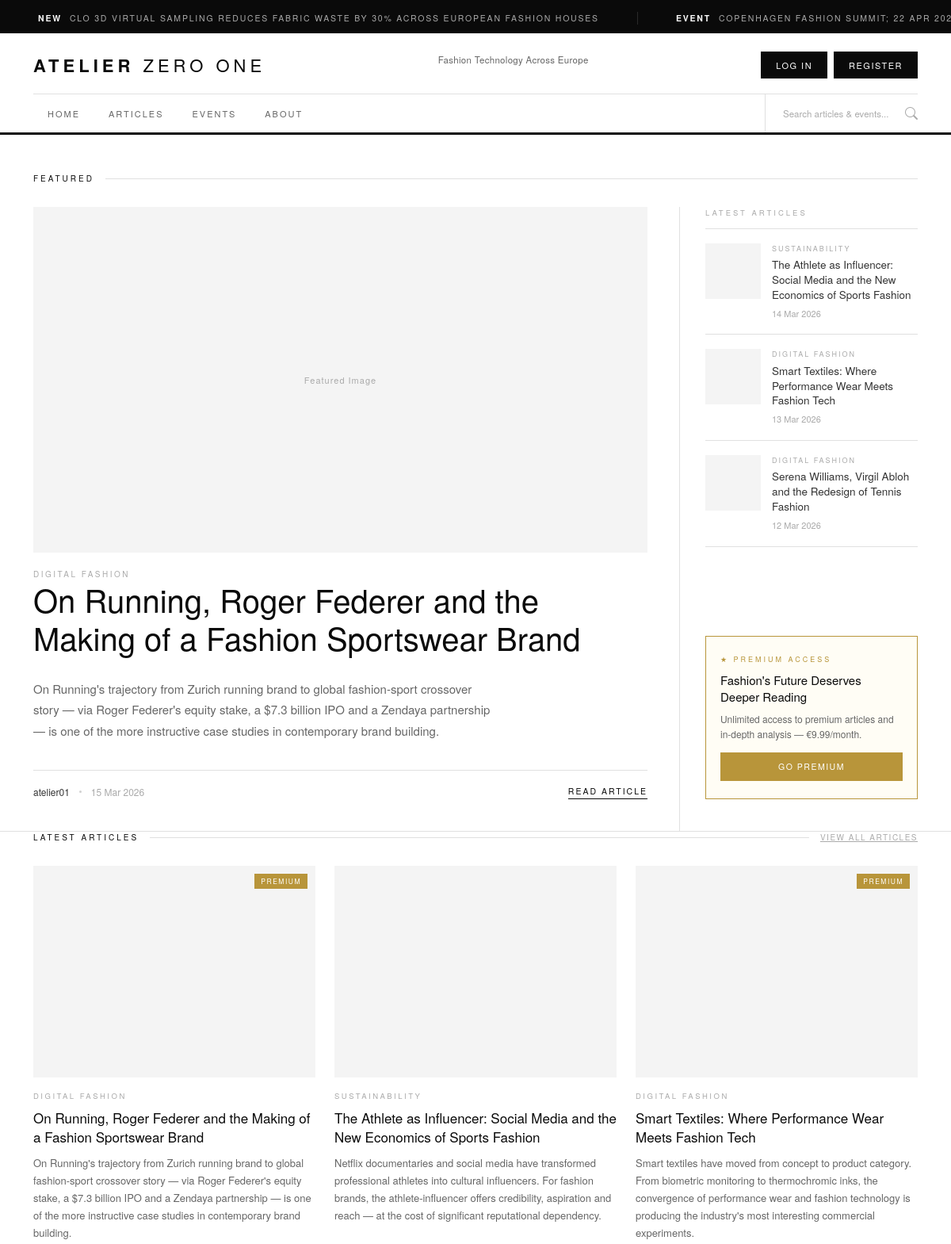
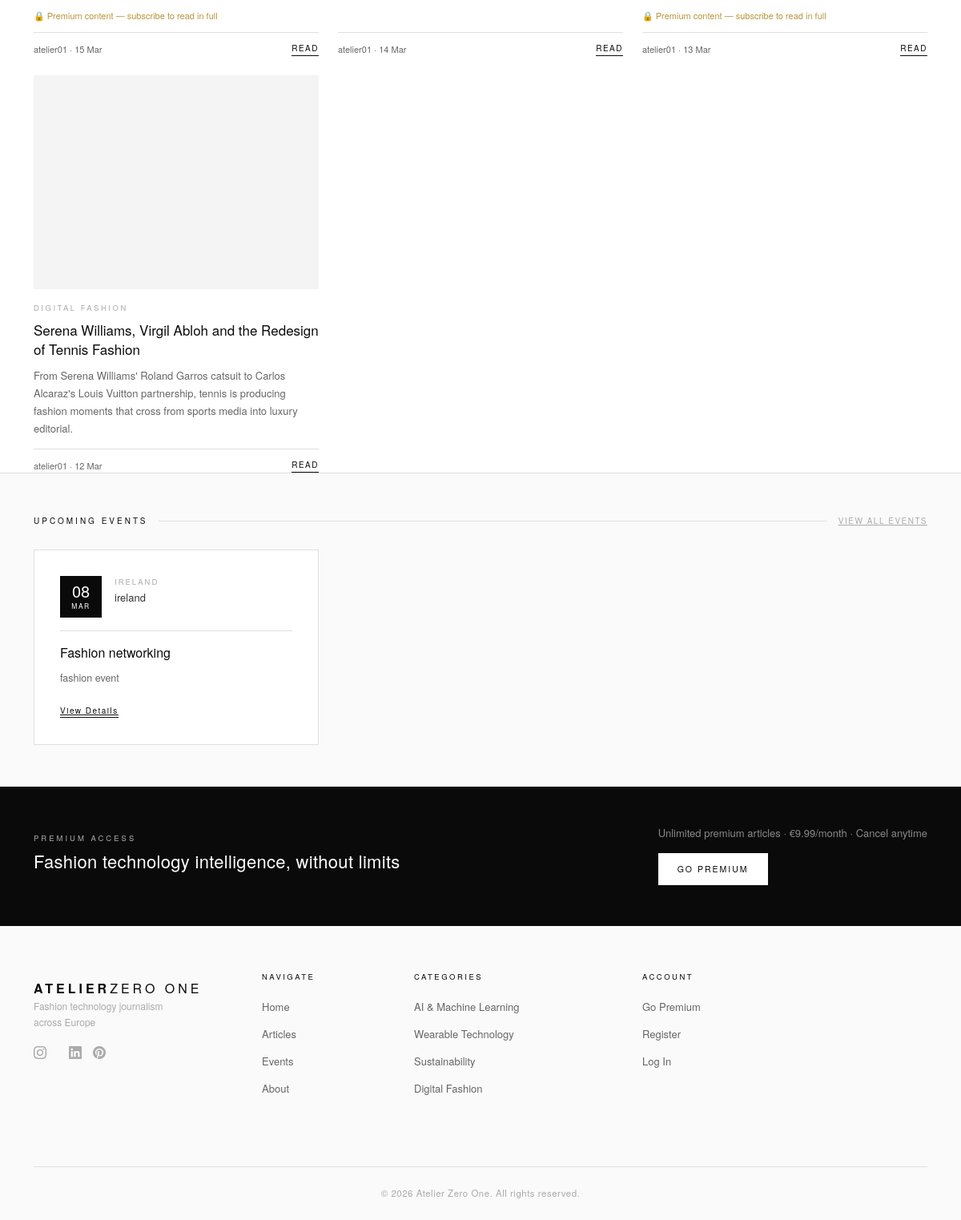
The page / on the database its author committed (2 pictures, top to bottom).
### articles/models.py (models this page shows, shortened)
class Article(models.Model):
    title = models.CharField(max_length=200)
    slug = models.SlugField(unique=True)
    author = models.ForeignKey(
        User, on_delete=models.SET_NULL,
        null=True, blank=True, related_name='articles'
    )
    category = models.ForeignKey(
        Category, on_delete=models.SET_NULL,
        null=True, blank=True, related_name='articles'
    )
    body = models.TextField()
    excerpt = models.TextField(max_length=300, blank=True)
    image = CloudinaryField('image', blank=True, null=True)
    is_premium = models.BooleanField(default=False)
    is_published = models.BooleanField(default=False)
    published_at = models.DateTimeField(null=True, blank=True)
    created_at = models.DateTimeField(auto_now_add=True)
    updated_at = models.DateTimeField(auto_now=True)
    class Meta:
        ordering = ['-published_at']

class Category(models.Model):
    name = models.CharField(max_length=100)
    slug = models.SlugField(unique=True)
    description = models.TextField(blank=True)
    class Meta:
        verbose_name_plural = 'Categories'
        ordering = ['name']
    def __str__(self):
        return self.name

### events/models.py (models this page shows, shortened)
class Event(models.Model):
    title = models.CharField(max_length=200)
    slug = models.SlugField(unique=True)
    description = models.TextField()
    event_date = models.DateTimeField()
    location = models.CharField(max_length=200)
    country = models.CharField(max_length=100)
    website_url = models.URLField(blank=True)
    image = CloudinaryField('image', blank=True, null=True)
    is_published = models.BooleanField(default=False)
    created_at = models.DateTimeField(auto_now_add=True)
    class Meta:
        ordering = ['event_date']

### home/views.py (the view)
# urls.py: path('', views.index, name="home"),
def index(request):
    featured_articles = Article.objects.filter(
        is_published='True').order_by('-created_at')[:4]
    upcoming_events = Event.objects.all().order_by('event_date')[:3]
    context = {
        'featured_articles': featured_articles,
        'upcoming_events': upcoming_events,
    }
    return render(request, 'home/index.html', context)

### home/templates/home/index.html (shortened to what this page needs)
{% extends 'base.html' %}
{% load static %}
{% block extra_css %}
<link rel="stylesheet" href="{% static 'css/home.css' %}">
{% endblock %}
{% block content %}
<section class="hero-section">
    <div class="container">
        <div class="section-label-row">
            <span class="section-label">Featured</span>
            <span class="section-rule"></span>
        </div>
        <div class="hero-grid">
            {% if featured_articles %}
            {% with article=featured_articles.0 %}
            <div class="hero-main">
                {% if article.image %}
                    <img src="{{ article.image.url }}" alt="{{ article.title }}" class="hero-img">
                {% else %}
                    <div class="hero-img">Featured Image</div>
                {% endif %}
                <div>
                    <div class="hero-kicker">{{ article.category }}</div>
                    <h1 class="hero-title">
                        <a href="{% url 'articles:article_detail' article.slug %}">{{ article.title }}</a>
                    </h1>
                </div>
                <p class="hero-excerpt">{{ article.excerpt }}</p>
                <div class="hero-footer">
                    <div class="hero-meta">
                        <span class="author">{{ article.author }}</span>
                        <span class="dot"></span>
                        <span>{{ article.created_at|date:"d M Y" }}</span>
                    </div>
                    <a href="{% url 'articles:article_detail' article.slug %}" class="read-link">Read Article</a>
                </div>
            </div>
            {% endwith %}
            {% endif %}
            <div class="hero-sidebar">
                <div class="sidebar-hd">Latest Articles</div>
                {% for article in featured_articles|slice:"1:4" %}
                <div class="sidebar-item">
                    {% if article.image %}
                        <img src="{{ article.image.url }}" alt="{{ article.title }}" class="sidebar-thumb">
                    {% else %}
                        <div class="sidebar-thumb"></div>
                    {% endif %}
                    <div class="sidebar-body">
                        <div class="sidebar-cat">{{ article.category }}</div>
                        <div class="sidebar-title">
                            <a href="{% url 'articles:article_detail' article.slug %}">{{ article.title }}</a>
                        </div>
                        <div class="sidebar-date">{{ article.created_at|date:"d M Y" }}</div>
                    </div>
                </div>
                {% endfor %}
                {% if not request.user.is_authenticated %}
                <div class="premium-box">
                    <div class="premium-box-label">★ Premium Access</div>
                    <div class="premium-box-title">Fashion's Future Deserves Deeper Reading</div>
                    <p class="premium-box-text">Unlimited access to premium articles and in-depth analysis — €9.99/month.</p>
                    <a href="{% url 'subscriptions:subscription_page' %}" class="btn-gold">Go Premium</a>
                </div>
                {% endif %}
            </div>
        </div>
    </div>
</section>
<section class="articles-section">
    <div class="container">
        <div class="section-label-row">
            <span class="section-label">Latest Articles</span>
            <span class="section-rule"></span>
            <a href="{% url 'articles:article_list' %}" class="section-more">View All Articles</a>
        </div>
        <div class="row g-4">
            {% for article in featured_articles %}
            <div class="col-md-6 col-lg-4">
                <article class="article-card">
                    <div class="card-img">
                        {% if article.is_premium %}<span class="premium-badge">Premium</span>{% endif %}
                    </div>
                    <div class="card-cat">{{ article.category }}</div>
                    <h2 class="card-title">{{ article.title }}</h2>
                    <p class="card-excerpt">{{ article.excerpt }}</p>
                    {% if article.is_premium %}
                    <div class="card-lock">🔒 Premium content — subscribe to read in full</div>
                    {% endif %}
                    <div class="card-footer-row">
                        <div class="card-meta"><span>{{ article.author }}</span> · {{ article.created_at|date:"d M" }}</div>
                        <a href="{% url 'articles:article_detail' article.slug %}" class="card-link">Read</a>
                    </div>
                </article>
            </div>
            {% empty %}
            <p>No articles yet.</p>
            {% endfor %}
        </div>
    </div>
</section>
<section class="events-section">
    <div class="container">
        <div class="section-label-row">
            <span class="section-label">Upcoming Events</span>
            <span class="section-rule"></span>
            <a href="{% url 'events:event_list' %}" class="section-more">View All Events</a>
        </div>
        <div class="row g-4">
            {% for event in upcoming_events %}
            <div class="col-md-6 col-lg-4">
                <div class="event-card">
                    <div class="event-date-block">
                        <div class="event-date-box">
                            <span class="event-day">{{ event.event_date|date:"d" }}</span>
                            <span class="event-month">{{ event.event_date|date:"M" }}</span>
                        </div>
                        <div class="event-location-info">
                            <div class="event-country">{{ event.country }}</div>
                            <div class="event-venue">{{ event.location }}</div>
                        </div>
                    </div>
                    <h3 class="event-title">{{ event.title }}</h3>
                    <p class="event-desc">{{ event.description|truncatewords:30 }}</p>
                    <div class="event-footer">
                        <a href="{% url 'events:event_detail' event.slug %}" class="event-link">View Details</a>
                    </div>
                </div>
            </div>
            {% empty %}
            <p>No upcoming events.</p>
            {% endfor %}
        </div>
    </div>
</section>
{% if not request.user.is_authenticated %}
<section class="newsletter-stripe">
    <div class="container newsletter-inner">
        <div class="newsletter-copy">
            <div class="newsletter-eyebrow">Premium Access</div>
            <h2 class="newsletter-headline">Fashion technology intelligence, without limits</h2>
        </div>
        <div>
            <p style="color:#888; font-size:13px; margin-bottom:16px;">Unlimited premium articles · €9.99/month · Cancel anytime</p>
            <a href="{% url 'subscriptions:subscription_page' %}" class="newsletter-submit">Go Premium</a>
        </div>
    </div>
</section>
{% endif %}
{% endblock %}

### static/css/base.css (style rules this page uses)
:root { --black: #0a0a0a; --white: #ffffff; --grey-50: #fafafa; --grey-100: #f4f4f4; --grey-200: #e8e8e8; --grey-300: #d0d0d0; --grey-400: #aaaaaa; --grey-600: #666666; --grey-800: #333333; --border: #e0e0e0; --gold: #b8953a; --gold-light: #fffdf5; }
body { display: flex; flex-direction: column; min-height: 100vh; font-family: 'Helvetica Neue', Helvetica, Arial, sans-serif; }
.section-label-row { display: flex; align-items: center; gap: 14px; margin-bottom: 28px; }
.section-label { font-size: 10px; letter-spacing: 3px; text-transform: uppercase; color: var(--black); font-weight: 500; white-space: nowrap; }
.section-rule { flex: 1; height: 1px; background: var(--border); }
.section-more { font-size: 10px; letter-spacing: 1.5px; text-transform: uppercase; color: var(--grey-400); white-space: nowrap; transition: color 0.2s; }
.article-card { display: flex; flex-direction: column; height: 100%; cursor: pointer; transition: transform 0.25s ease; }
.card-img { width: 100%; aspect-ratio: 4 / 3; background: var(--grey-100); margin-bottom: 16px; display: flex; align-items: center; justify-content: center; color: var(--grey-400); font-size: 10px; letter-spacing: 1px; position: relative; overflow: hidden; object-fit: cover; }
.premium-badge { position: absolute; top: 10px; right: 10px; font-size: 8.5px; letter-spacing: 1.5px; text-transform: uppercase; background: var(--gold); color: var(--white); padding: 3px 8px; }
.card-cat { font-size: 9.5px; letter-spacing: 2.5px; text-transform: uppercase; color: var(--grey-400); margin-bottom: 9px; }
.card-title { font-size: 17px; font-weight: 400; line-height: 1.4; color: var(--black); margin-bottom: 10px; transition: opacity 0.2s; }
.card-excerpt { font-size: 13px; color: var(--grey-600); line-height: 1.7; font-weight: 300; margin-bottom: 14px; flex: 1; }
.card-footer-row { display: flex; align-items: center; justify-content: space-between; padding-top: 12px; border-top: 1px solid var(--border); margin-top: auto; }
.card-meta { font-size: 11px; color: var(--grey-400); }
.card-meta span { color: var(--grey-600); }
.card-link { font-size: 10px; letter-spacing: 1.5px; text-transform: uppercase; color: var(--black); border-bottom: 1px solid var(--black); padding-bottom: 1px; transition: opacity 0.2s; text-decoration: none; }
.card-lock { font-size: 11px; color: var(--gold); margin-bottom: 12px; display: flex; align-items: center; gap: 5px; }
.events-section { padding: 52px 0; border-top: 1px solid var(--border); background: var(--grey-50); }
.event-card { background: var(--white); border: 1px solid var(--border); padding: 32px; display: flex; flex-direction: column; height: 100%; cursor: pointer; transition: transform 0.25s ease, box-shadow 0.25s ease; }
.event-date-block { display: flex; align-items: flex-start; gap: 16px; margin-bottom: 16px; padding-bottom: 16px; border-bottom: 1px solid var(--border); }
.event-date-box { background: var(--black); color: var(--white); width: 52px; height: 52px; display: flex; flex-direction: column; align-items: center; justify-content: center; flex-shrink: 0; }
.event-day { font-size: 20px; font-weight: 300; line-height: 1; }
.event-month { font-size: 8.5px; letter-spacing: 1.5px; text-transform: uppercase; margin-top: 2px; }
.event-location-info { flex: 1; }
.event-country { font-size: 9.5px; letter-spacing: 2px; text-transform: uppercase; color: var(--grey-400); margin-bottom: 3px; }
.event-venue { font-size: 13px; color: var(--grey-800); }
.event-title { font-size: 16px; font-weight: 400; line-height: 1.4; color: var(--black); margin-bottom: 10px; }
.event-desc { font-size: 12.5px; color: var(--grey-600); line-height: 1.65; font-weight: 300; flex: 1; margin-bottom: 16px; }
.event-link { font-size: 10px; letter-spacing: 1.5px; text-transform: uppercase; color: var(--black); border-bottom: 1px solid var(--black); padding-bottom: 1px; transition: opacity 0.2s; text-transform: none; }
.card-img { width: 100%; aspect-ratio: 4 / 3; background: var(--grey-100); margin-bottom: 16px; display: flex; align-items: center; justify-content: center; color: var(--grey-400); font-size: 10px; letter-spacing: 1px; position: relative; overflow: hidden; }
.card-title { font-size: 17px; font-weight: 400; line-height: 1.4; color: var(--black); margin-bottom: 10px; }
.card-meta { font-size: 11px; color: var(--grey-600); }

### rows shown on the page
Article: category "DIGITAL FASHION", title "On Running, Roger Federer and the Making of a Fashion Sportswear Brand", excerpt "On Running's trajectory from Zurich running brand to global fashion-sport crossover story — via Roger Federer's equity stake, a $7.3 billion IPO and a Zendaya partnership — is one of the more instructive case studies in contemporary brand building.", author "atelier01", created_at "15 Mar 2026", is_premium "PREMIUM", shows "🔒 Premium content — subscribe to read in full", created_at "15 Mar"
Article: category "SUSTAINABILITY", title "The Athlete as Influencer: Social Media and the New Economics of Sports Fashion", created_at "14 Mar 2026", excerpt "Netflix documentaries and social media have transformed professional athletes into cultural influencers. For fashion brands, the athlete-influencer offers credibility, aspiration and reach — at the cost of significant reputational dependency.", author "atelier01", created_at "14 Mar"
Article: category "DIGITAL FASHION", title "Smart Textiles: Where Performance Wear Meets Fashion Tech", created_at "13 Mar 2026", is_premium "PREMIUM", excerpt "Smart textiles have moved from concept to product category. From biometric monitoring to thermochromic inks, the convergence of performance wear and fashion technology is producing the industry's most interesting commercial experiments.", shows "🔒 Premium content — subscribe to read in full", author "atelier01", created_at "13 Mar"
Article: category "DIGITAL FASHION", title "Serena Williams, Virgil Abloh and the Redesign of Tennis Fashion", created_at "12 Mar 2026", excerpt "From Serena Williams' Roland Garros catsuit to Carlos Alcaraz's Louis Vuitton partnership, tennis is producing fashion moments that cross from sports media into luxury editorial.", author "atelier01", created_at "12 Mar"
Event: event_date "08", event_date "MAR", country "IRELAND", location "ireland", title "Fashion networking", description "fashion event"
